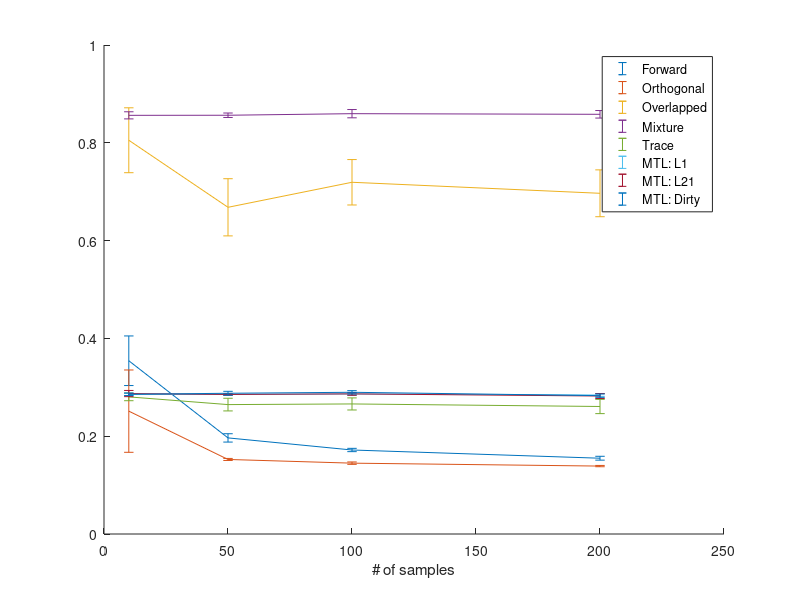

MATLAB code to generate this figure:
clc
clear

samples = [10, 50, 100, 200];

% for i = 1:4
    i =1;
    load greedyResultsSynth.mat
    
    forward = [qFor{1}(:, i), qFor{2}(:, i), qFor{3}(:, i), qFor{4}(:, i)]/3;
    forwardMean = mean(forward, 1);
    forwardSD = std(forward, 0, 1);
    
    orth = [qOrth{1}(:, i), qOrth{2}(:, i), qOrth{3}(:, i), qOrth{4}(:, i)]/3;
    orthMean = mean(orth, 1);
    orthSD = std(orth, 0, 1);
    
%     load nuclResultsSynth_v0.mat
%     convex = [qFor{1}(:, i), qFor{2}(:, i), qFor{3}(:, i), qFor{4}(:, i)];
%     convexMean = mean(convex, 1);
%     convexSD = std(convex, 0, 1);
%     
%     mixture = [qOrth{1}(:, i), qOrth{2}(:, i), qOrth{3}(:, i), qOrth{4}(:, i)];
%     mixtureMean = mean(mixture, 1);
%     mixtureSD = std(mixture, 0, 1);


    load lrResultsSynth.mat
    lowrank = [qSp{1}(:, i), qSp{2}(:, i), qSp{3}(:, i), qSp{4}(:, i)]/3;
    lowrankMean = mean(lowrank, 1);
    lowrankSD = std(lowrank, 0, 1);
    
    load sparseResultsSynth.mat
    sparse = [qSp{1}(:, i), qSp{2}(:, i), qSp{3}(:, i), qSp{4}(:, i)];
    sparseMean = mean(sparse, 1);
    sparseSD = std(sparse, 0, 1);
    
    load mtlResultsSynth.mat
    L1 = [qL1{1}(:, i), qL1{2}(:, i), qL1{3}(:, i), qL1{4}(:, i)]/3;
    L1Mean = mean(L1, 1);
    L1SD = std(L1, 0, 1);
    
    L21 = [qL21{1}(:, i), qL21{2}(:, i), qL21{3}(:, i), qL21{4}(:, i)]/3;
    L21Mean = mean(L21, 1);
    L21SD = std(L21, 0, 1);
    
    Dirty = [qDirty{1}(:, i), qDirty{2}(:, i), qDirty{3}(:, i), qDirty{4}(:, i)]/3;
    DirtyMean = mean(Dirty, 1);
    DirtySD = std(Dirty, 0, 1);
 
    
    %%
    load ('Synth_MLMTL_Convex');
   
    [T,N] = size(Qualities);
    RMSE_est = zeros(T,N);
    SVs1 = cell(T,N);
    for t = 1:T
        for i = 1:N
            W = Ws{t,i};
%             [RMSE_est(t,i),SVs1{t,i}] =  cal_LatentRank(W,1e-2);% Qualities{t,i}.Rank;
               RMSE_est(t,i) =  Qualities{t,i}.RMSE_est;
        end
    end
    RMSE_est = RMSE_est';
    convexMean = mean(RMSE_est);
    convexSD = std(RMSE_est);
    tLen = [10, 50, 100, 200];


    load ('Synth_MLMTL_Mixture');
    RMSE_est = zeros(T,N);
    SVs2 = cell(T,1);
    for t = 1:T
        for i = 1:N
            W = Ws{t,i};
%             [RMSE_est(t,i),SVs2{t,i}] =   cal_LatentRank(W,1e-2); % Qualities{t,i}.Rank;
            RMSE_est(t,i) =  Qualities{t,i}.RMSE_est;
        end
    end
    RMSE_est = RMSE_est';
    mixtureMean = mean(RMSE_est);
    mixtureSD = std(RMSE_est);
    %%
%     figure;
%     hold all;
%   
%     for t = 1:T
%         subplot(2,T,t);
%         hist(SVs1{t}); 
%         title(strcat('Sample Size: ',int2str(tLen(t))));
%         
%     end
%    
%     for t = 1:T
%         subplot(2,T,T+t);
%         hist(SVs2{t}); 
%         title(strcat('Sample Size: ',int2str(tLen(t))));
% 
%     end
%     hold off;
    
    %%
    
    
    figure
    hold all
    errorbar(samples, forwardMean, forwardSD)
    errorbar(samples, orthMean, orthSD)
    
    errorbar(samples, convexMean, convexSD)
    errorbar(samples, mixtureMean, mixtureSD)

     
    errorbar(samples, lowrankMean, lowrankSD)
%     errorbar(samples, sparsemean, sparsesd)
    errorbar(samples, L1Mean, L1SD)
    errorbar(samples, L21Mean, L21SD)
    errorbar(samples, DirtyMean, DirtySD)
%    legend('forward', 'orthogonal', 'overlapped', 'mixture', 'low-rank')

    legend('Forward', 'Orthogonal', 'Overlapped', 'Mixture', 'Trace',  'MTL: L1', 'MTL: L21', 'MTL: Dirty')
    xlabel('# of samples')
